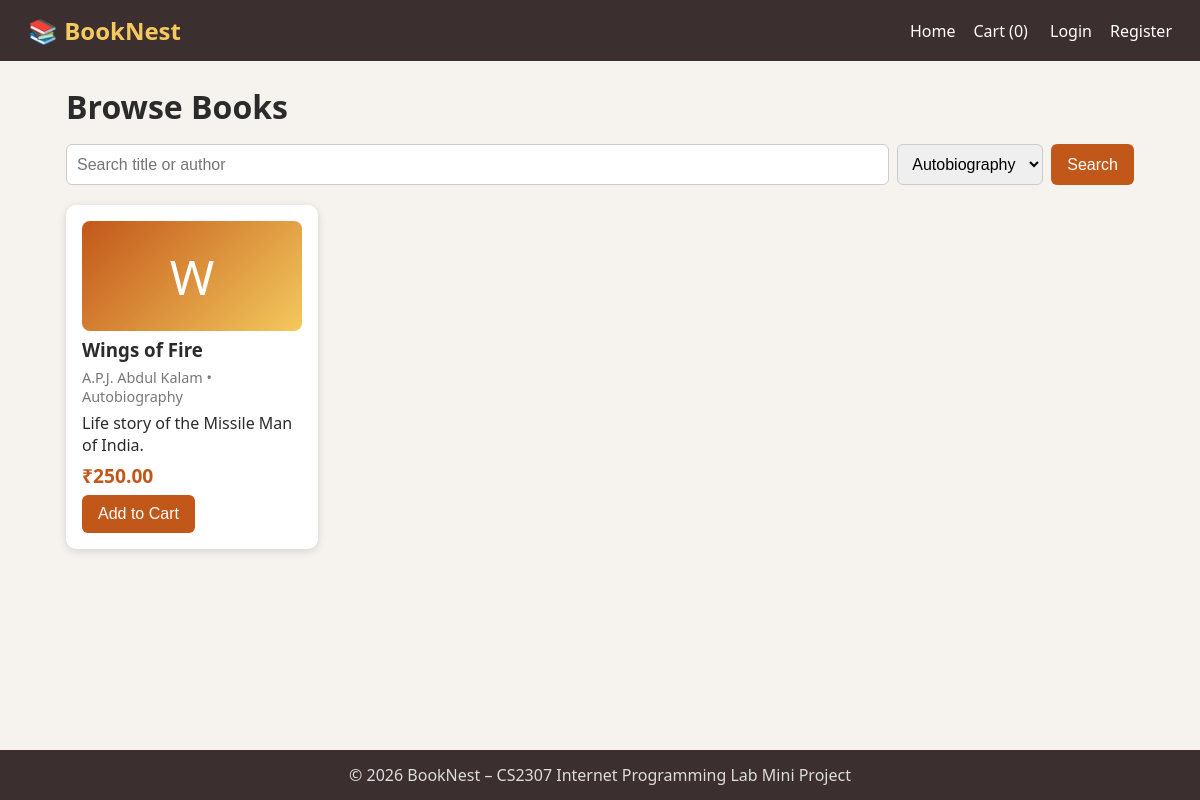
The page /index.php?cat=Autobiography on the database its author committed.
### tables this page shows
CREATE TABLE books(id INT AUTO_INCREMENT PRIMARY KEY,title VARCHAR(150) NOT NULL,author VARCHAR(100) NOT NULL,category VARCHAR(50),price DECIMAL(8,2) NOT NULL,stock INT DEFAULT 10,description TEXT);

### config.php (called while the page is built, shortened)
<?php
function e($s){ return htmlspecialchars($s, ENT_QUOTES); }

### index.php (the view)
<?php require 'config.php'; $title='Home – BookNest';
$q = '%'.($_GET['q'] ?? '').'%'; $cat = $_GET['cat'] ?? '';
if($cat){ $s=$conn->prepare("SELECT * FROM books WHERE (title LIKE ? OR author LIKE ?) AND category=?"); $s->bind_param('sss',$q,$q,$cat); }
else { $s=$conn->prepare("SELECT * FROM books WHERE title LIKE ? OR author LIKE ?"); $s->bind_param('ss',$q,$q); }
$s->execute(); $books=$s->get_result();
$cats=$conn->query("SELECT DISTINCT category FROM books");
include 'includes/header.php'; ?>
<h1>Browse Books</h1>
<form class="search" method="get"><input name="q" placeholder="Search title or author" value="<?= e($_GET['q'] ?? '') ?>">
<select name="cat"><option value="">All categories</option>
<?php while($c=$cats->fetch_assoc()): ?><option <?= $cat==$c['category']?'selected':'' ?>><?= e($c['category']) ?></option><?php endwhile; ?></select>
<button>Search</button></form>
<div class="grid">
<?php while($b=$books->fetch_assoc()): ?>
<div class="card"><div class="cover"><?= e(mb_substr($b['title'],0,1)) ?></div>
<h3><?= e($b['title']) ?></h3><p class="muted"><?= e($b['author']) ?> • <?= e($b['category']) ?></p>
<p><?= e($b['description']) ?></p><p class="price">₹<?= number_format($b['price'],2) ?></p>
<?php if($b['stock']>0): ?><form method="post" action="cart.php"><input type="hidden" name="action" value="add"><input type="hidden" name="id" value="<?= $b['id'] ?>"><button>Add to Cart</button></form>
<?php else: ?><span class="muted">Out of stock</span><?php endif; ?></div>
<?php endwhile; ?></div>
<?php include 'includes/footer.php'; ?>

### style.css (style rules this page uses)
* { box-sizing:border-box;margin:0;padding:0 }
body { font-family:'Segoe UI',Arial,sans-serif;background:#f6f3ee;color:#2b2b2b;min-height:100vh;display:flex;flex-direction:column }
h1 { margin-bottom:16px }
.search { display:flex;gap:8px;margin-bottom:20px;flex-wrap:wrap }
input,select,textarea { padding:10px;border:1px solid #ccc;border-radius:6px;font-size:1rem }
.search input { flex:1;min-width:180px }
button,.btn { background:#c2571a;color:#fff;border:0;padding:10px 16px;border-radius:6px;cursor:pointer;text-decoration:none;display:inline-block;font-size:1rem }
.grid { display:grid;grid-template-columns:repeat(auto-fill,minmax(240px,1fr));gap:20px }
.card { background:#fff;border-radius:10px;padding:16px;box-shadow:0 2px 8px #0002;display:flex;flex-direction:column;gap:6px;transition:transform .2s }
.cover { height:110px;background:linear-gradient(135deg,#c2571a,#f4c95d);color:#fff;font-size:3rem;display:flex;align-items:center;justify-content:center;border-radius:8px }
.muted { color:#777;font-size:.9rem }
.price { font-weight:700;color:#c2571a;font-size:1.2rem }

### rows shown on the page
books: title "W", title "Wings of Fire", author "A.P.J. Abdul Kalam", category "Autobiography", description "Life story of the Missile Man of India.", price "250.00"

### other values the page prints
$cnt "0"
form field cat "Autobiography"
